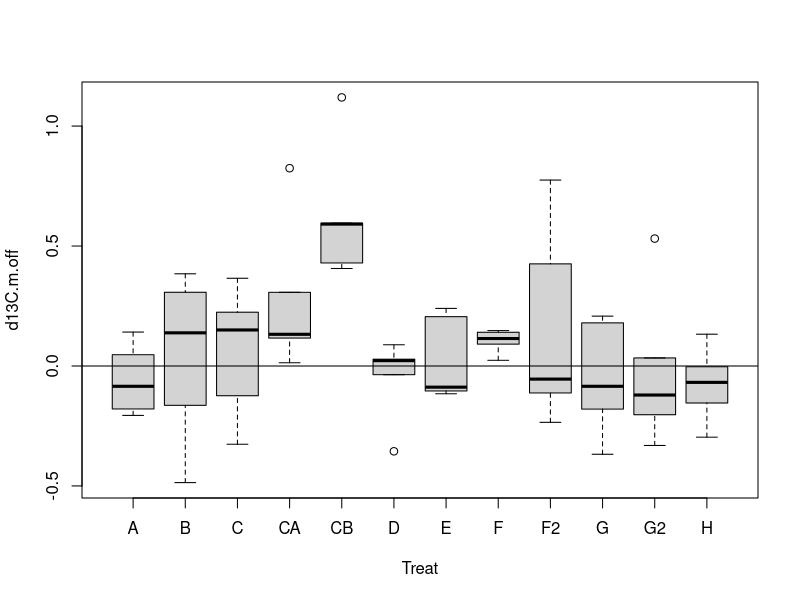
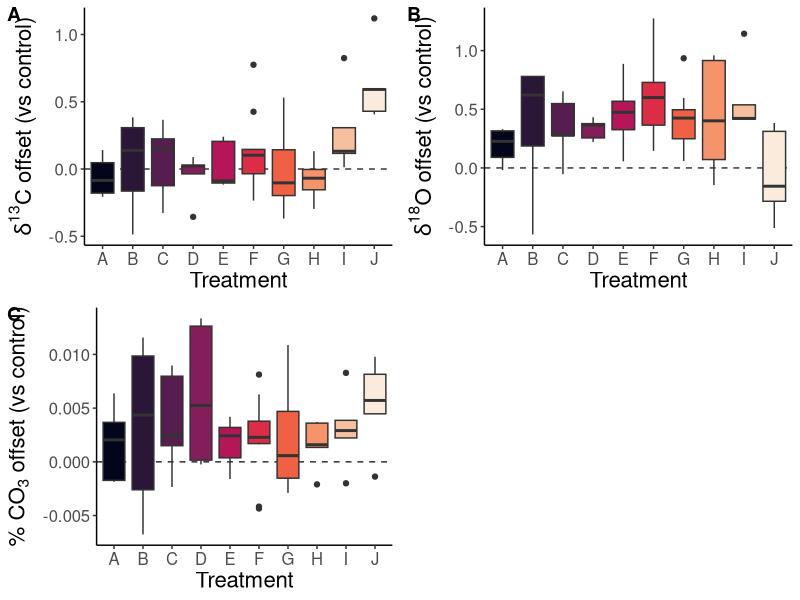
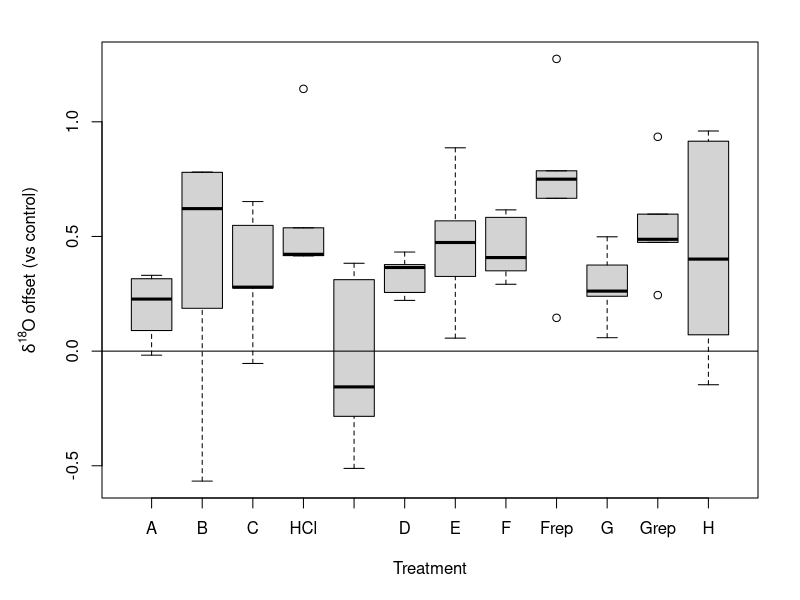

Source code (R) for these figures, in order:
#Note: this is the newest code for the pretreatment experiment. 
library(openxlsx); library(tidyverse); library(viridis); library(ggpubr)

d1 = read.xlsx("data/211104_21-244.xlsx", 1)
d2 = read.xlsx("data/211110_21-250.xlsx", 1)
d3 = read.xlsx("data/221104_22-279.xlsx", 1)

d1$Batch = rep(211104)
d2$Batch = rep(211110)
d3$Batch = rep(221104)

d = rbind(d1, d2, d3)
#GRAPE Chris: does the line below do anything right now?
d = d[!(d$Identifier_1 %in% c("CARRARA", "MARBLE", "LSVEC", "MAR", 
                              "COND - CARRARA", "COND - LSVEC")),]

d$Treat = d$Tooth = d$TT = character(nrow(d))

for(i in 1:nrow(d)){
  d$Tooth[i] = strsplit(d$Identifier_1[i], "-")[[1]][1]
  d$Treat[i] = strsplit(d$Identifier_1[i], "-")[[1]][2]
  if(d$Batch[i] == 221104 & d$Treat[i] %in% c("F", "G", "I")){
    d$Treat[i] = paste0(d$Treat[i], "2")
  }
  d$TT[i] = paste(d$Tooth[i], d$Treat[i], sep = "-")
}

#remove some outliers
d = d[d$Identifier_1 != "C4-D-3",]
d = d[d$Identifier_1 != "C5-A-3",]

TT = unique(d$TT)

samps = data.frame(TT, "d13C.m" = rep(0), "d13C.sd" = rep(0),
                   "d18O.m" = rep(0), "d18O.sd" = rep(0), "n" = rep(0), 
                   #here's where I'm riffing, to try to compare CO3 offset
                   "CO3.m" = rep(0)
                   )
samps$Tooth = d$Tooth[match(samps$TT, d$TT)]
samps$Treat = d$Treat[match(samps$TT, d$TT)]

#sample averages
for(i in 1:length(TT)){
  samps$d13C.m[i] = mean(d$d13C.cal[d$TT == TT[i]], na.rm = TRUE)
  samps$d13C.sd[i] = sd(d$d13C.cal[d$TT == TT[i]], na.rm = TRUE)
  samps$d18O.m[i] = mean(d$d18O.cal[d$TT == TT[i]], na.rm = TRUE)
  samps$d18O.sd[i] = sd(d$d18O.cal[d$TT == TT[i]], na.rm = TRUE)
  #can I copy what Gabe did to get percent CO3?
  samps$CO3.m[i] = mean(d$pCO3[d$TT == TT[i]], na.rm = TRUE)
  samps$n[i] = sum(d$TT == TT[i], na.rm = TRUE)
}

#offsets
samps$d18O.sd.off = samps$d13C.sd.off = samps$d18O.m.off = samps$d13C.m.off = samps$CO3.m.off = rep(0)

sid = unique(samps$Tooth)
for(i in sid){
  samps$d13C.m.off[samps$Tooth == i & nchar(samps$Treat) == 1] = 
    samps$d13C.m[samps$Tooth == i & nchar(samps$Treat) == 1] - 
    samps$d13C.m[samps$Tooth == i & samps$Treat == "I"]
  samps$d18O.m.off[samps$Tooth == i & nchar(samps$Treat) == 1] = 
    samps$d18O.m[samps$Tooth == i & nchar(samps$Treat) == 1] - 
    samps$d18O.m[samps$Tooth == i & samps$Treat == "I"]
  samps$d13C.sd.off[samps$Tooth == i & nchar(samps$Treat) == 1] = 
    samps$d13C.sd[samps$Tooth == i & nchar(samps$Treat) == 1] - 
    samps$d13C.sd[samps$Tooth == i & samps$Treat == "I"]
  samps$d18O.sd.off[samps$Tooth == i & nchar(samps$Treat) == 1] = 
    samps$d18O.sd[samps$Tooth == i & nchar(samps$Treat) == 1] - 
    samps$d18O.sd[samps$Tooth == i & samps$Treat == "I"]
  samps$d13C.m.off[samps$Tooth == i & nchar(samps$Treat) == 2] = 
    samps$d13C.m[samps$Tooth == i & nchar(samps$Treat) == 2] - 
    samps$d13C.m[samps$Tooth == i & samps$Treat == "I2"]
  samps$d18O.m.off[samps$Tooth == i & nchar(samps$Treat) == 2] = 
    samps$d18O.m[samps$Tooth == i & nchar(samps$Treat) == 2] - 
    samps$d18O.m[samps$Tooth == i & samps$Treat == "I2"]
  samps$d13C.sd.off[samps$Tooth == i & nchar(samps$Treat) == 2] = 
    samps$d13C.sd[samps$Tooth == i & nchar(samps$Treat) == 2] - 
    samps$d13C.sd[samps$Tooth == i & samps$Treat == "I2"]
  samps$d18O.sd.off[samps$Tooth == i & nchar(samps$Treat) == 2] = 
    samps$d18O.sd[samps$Tooth == i & nchar(samps$Treat) == 2] - 
    samps$d18O.sd[samps$Tooth == i & samps$Treat == "I2"]
  #where I keep faking it til I make it
  samps$CO3.m.off[samps$Tooth == i & nchar(samps$Treat) == 1] = 
    samps$CO3.m[samps$Tooth == i & nchar(samps$Treat) == 1] - 
    samps$CO3.m[samps$Tooth == i & samps$Treat == "I"]  
  samps$CO3.m.off[samps$Tooth == i & nchar(samps$Treat) == 2] = 
    samps$CO3.m[samps$Tooth == i & nchar(samps$Treat) == 2] - 
    samps$CO3.m[samps$Tooth == i & samps$Treat == "I2"]  
}

samps.treats = samps[!(samps$Treat %in% c("I", "I2")),]

boxplot(d13C.m.off ~ Treat, samps.treats)
abline(0, 0)
png("~/d18O_oxy.png", width = 9, height = 5.5, units = "in", res = 600)
par("mar" = c(5.1, 5.1, 2.1, 2.1))
boxplot(d18O.m.off ~ Treat, samps.treats, xlab = "Treatment", 
        ylab = expression(delta^"18"*"O offset (vs control)"),
        names = c("A", "B", "C", "HCl", "NaOCl", "D", "E", "F", "Frep",
                  "G", "Grep", "H"))
abline(0, 0)
dev.off()


# Combining repeat measures? ----------------------------------------------
#can I just combine G and Grep, F and Frep and still sleep at night?
t.test(subset(samps.treats, Treat == "F")$d18O.m, subset(samps.treats, Treat == "F2")$d18O.m)
#F not statistically significant
t.test(subset(samps.treats, Treat == "G")$d18O.m, subset(samps.treats, Treat == "G2")$d18O.m)
#G not statistically significant

#I'm doing it I'm combining them. 
# WARNING: while the control was labeled "I" in the original dataset, 
# I'm labeling "No oxidative treatment, buffered acetic acid 15 min" as "I" to continue the lettering scheme

df <- samps.treats 
df$Treat <- recode(df$Treat, G2 = "G", F2 = "F", CA = "I", CB = "J")

# Tidyverse 4 lyfe
O <- ggplot() + 
  geom_hline(yintercept = 0, color = 'grey20', linetype = 2) +
  geom_boxplot(data = df, aes(x = Treat, y = d18O.m.off, fill = Treat)) + 
  theme_classic() +
  scale_fill_viridis(option = "rocket", discrete = T) +
  theme(legend.position = "none", 
        axis.text.x = element_text(size = 12),
        axis.text.y = element_text(size = 12),
        axis.title = element_text(size = 16), ) +
  labs(x = "Treatment", 
       y = expression(delta^"18"*"O offset (vs control)"))

C <- ggplot() + 
  geom_hline(yintercept = 0, color = 'grey20', linetype = 2) +
  geom_boxplot(data = df, aes(x = Treat, y = d13C.m.off, fill = Treat)) + 
  theme_classic() +
  scale_fill_viridis(option = "rocket", discrete = T) +
  theme(legend.position = "none", 
        axis.text.x = element_text(size = 12),
        axis.text.y = element_text(size = 12),
        axis.title = element_text(size = 16), ) +
  labs(x = "Treatment", 
       y = expression(delta^"13"*"C offset (vs control)"))

CO3 <- ggplot() + 
  geom_hline(yintercept = 0, color = 'grey20', linetype = 2) +
  geom_boxplot(data = df, aes(x = Treat, y = CO3.m.off, fill = Treat)) + 
  theme_classic() +
  scale_fill_viridis(option = "rocket", discrete = T) +
  theme(legend.position = "none", 
        axis.text.x = element_text(size = 12),
        axis.text.y = element_text(size = 12),
        axis.title = element_text(size = 16), ) +
  labs(x = "Treatment", 
       y = expression("% CO"[3]*" offset (vs control)"))

ggarrange(C, O, CO3, 
          labels = c("A", "B", "C"),
          ncol = 2, nrow = 2)


# Some exploratory stats --------------------------------------------------

# is there a difference between NaOCl and H2O2, regardless of time?
df <- df %>% mutate(Group =
                     case_when(Treat == "A" | Treat == "B" | Treat == "E" | Treat == "F" ~ "NaOCl", 
                               Treat == "C" | Treat == "D" | Treat == "G" | Treat == "H" ~ "H2O2" 
                               )
              )

t.test(df$d13C.m.off ~ df$Group)
t.test(df$d18O.m.off ~ df$Group)
t.test(df$CO3.m.off ~ df$Group)

#nope, no differences there

# is there a difference between time of exposure to the oxidative treatment (15m versus 24h), regardless of solution used?
df <- df %>% mutate(Time =
                      case_when(Treat == "A" | Treat == "B" | Treat == "C" | Treat == "D" ~ "15min", 
                                Treat == "E" | Treat == "F" | Treat == "G" | Treat == "H" ~ "24h")
)

t.test(df$d13C.m.off ~ df$Time)
t.test(df$d18O.m.off ~ df$Time)
t.test(df$CO3.m.off ~ df$Time)
# ALMOST significant in terms of changing oxygen values (unsurprising?) but not quite. 
# 24 hours saw mean values of 0.48 offset, compared to 0.31 mean for 15 min group.

# do we need to go back and compare these values to the control, rather than setting everything as offset relative to control? 
# with this analysis run in two batches, comparing base values might not be appropriate actually. 

# What's the mean + SD of offsets for treatments A-H
mean(subset(df, Treat != "I" & Treat != "J")$d13C.m.off)
sd(subset(df, Treat != "I" & Treat != "J")$d13C.m.off)

mean(subset(df, Treat != "I" & Treat != "J")$d18O.m.off)
sd(subset(df, Treat != "I" & Treat != "J")$d18O.m.off)

mean(df$CO3.m.off)
sd(df$CO3.m.off)
